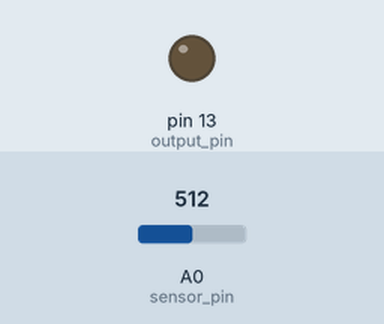
This sketch was run on a simulated Arduino Uno, built with avr-gcc and run on an emulated ATmega328P. On the bench: output pins drawn as LEDs (lit = HIGH). The test bench sets the inputs (shaded band); at power-on: A0 (sensor_pin) = 512.

Above: at 1.2 s.
1.3 s: A0 (sensor_pin) set to 530
At 2.2 s:
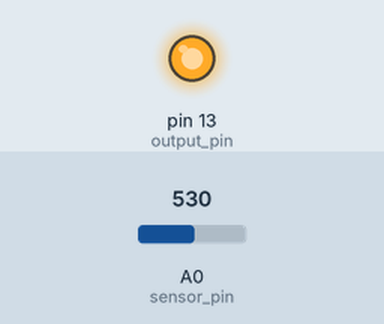
2.8 s: A0 (sensor_pin) set to 511
At 3.4 s:
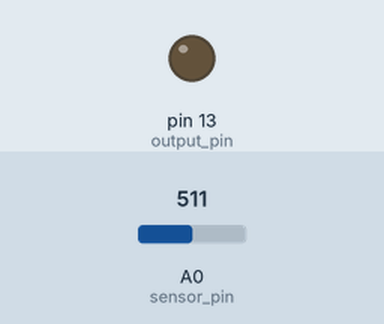
4.3 s: A0 (sensor_pin) set to 716
At 5.7 s:
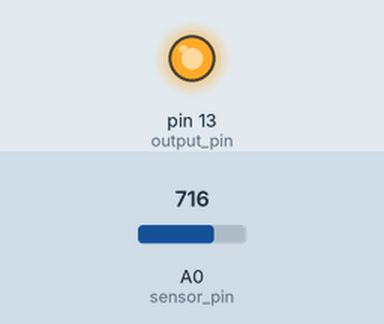
Timing chart, 0 to 7.3 s (numbered marks = the images above; inputs shaded):
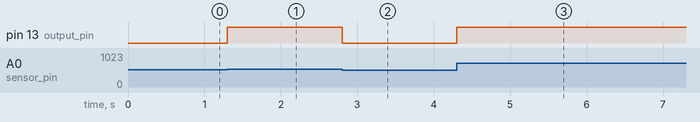

The sketch:

lab2.ino
```cpp
/*
  Taahir Ahmed
  ECEN 489 Lab 2

  Simple program to control an output based on analog input.

*/

int sensor_pin = A0;
int output_pin = 13;

// The measured voltage
int sensor_value = 0;

// The setpoint we desire.
int setpoint = 512;

void setup()
{
    // Declare the output pin as such.
    pinMode(output_pin, OUTPUT);
}

void loop()
{
    // Read the voltage on the analog input.
    sensor_value = analogRead(sensor_pin);

    if(sensor_value > setpoint)
      digitalWrite(output_pin, HIGH);
    else
      digitalWrite(output_pin, LOW);
}
```

Measured:
- the behaviour switches between 512 and 513 on A0 (sensor_pin) (found by bisection; images 0 and 1)
- after the input at 1.3 s, pin 13 (output_pin): LOW → HIGH at once
- after the input at 2.8 s, pin 13 (output_pin): HIGH → LOW at once
- after the input at 4.3 s, pin 13 (output_pin): LOW → HIGH at once
